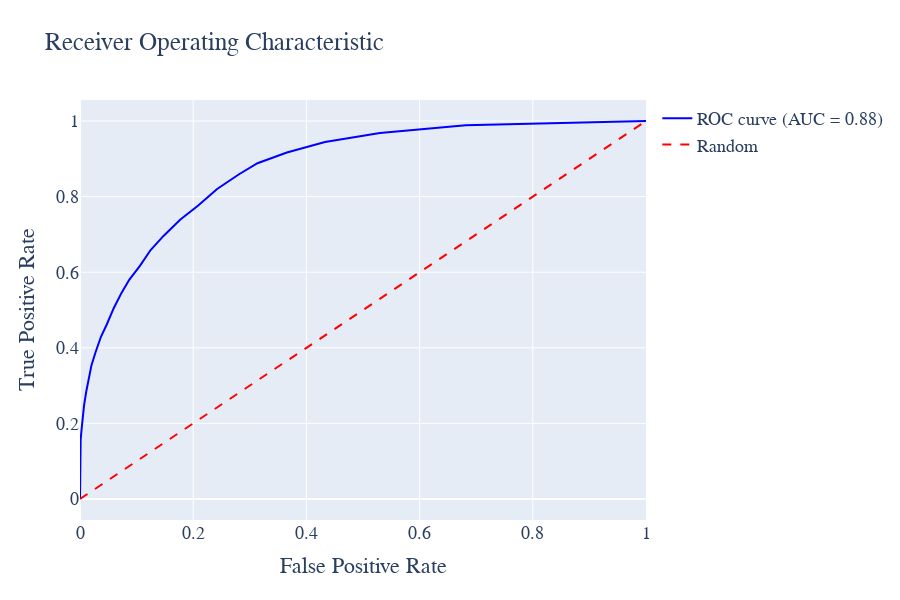

Notebook code cell kept with this figure:
### Code cell
import plotly.graph_objects as go
from sklearn.metrics import roc_curve, auc

# 计算ROC曲线
roc_auc = auc(fpr, tpr)

# 创建布局
layout = go.Layout(
    title='Receiver Operating Characteristic',
    xaxis=dict(title='False Positive Rate'),
    yaxis=dict(title='True Positive Rate'),
    hovermode='closest',
    width=900, height=600,
    font=dict(family='Times New Roman', size=18)
)

# 创建ROC曲线图形
roc_trace = go.Scatter(
    x=fpr,
    y=tpr,
    mode='lines',
    line=dict(color='blue', width=2),
    name='ROC curve (AUC = %0.2f)' % roc_auc
)

# 创建对角线图形
diagonal_trace = go.Scatter(
    x=[0, 1],
    y=[0, 1],
    mode='lines',
    line=dict(color='red', width=2, dash='dash'),
    name='Random'
)

# 创建图表数据
data = [roc_trace, diagonal_trace]

# 创建图表
fig = go.Figure(data=data, layout=layout)

fig.write_html('Show/4_5_2.html')

# 显示图表
fig.show()

### Figure 1 — Plotly figure (JSON) as saved in the notebook; plotly's stock layout.template omitted (floating-point values rounded to 4 significant figures)
{"data": [{"line": {"color": "blue", "width": 2}, "mode": "lines", "name": "ROC curve (AUC = 0.88)", "type": "scatter", "x": [0, 0.0002681, 0.0006256, 0.001162, 0.002592, 0.004558, 0.007149, 0.01099, 0.01546, 0.02029, 0.02761, 0.037, 0.04727, 0.05979, 0.07355, 0.08695, 0.1062, 0.1248, 0.1475, 0.1769, 0.2088, 0.2423, 0.2811, 0.3136, 0.3655, 0.4329, 0.5299, 0.6814, 1], "y": [0, 0.0973, 0.1297, 0.1565, 0.1814, 0.2132, 0.2478, 0.2838, 0.3192, 0.3541, 0.3889, 0.4292, 0.4616, 0.5054, 0.5459, 0.5797, 0.6173, 0.6586, 0.6959, 0.7386, 0.7765, 0.8203, 0.8592, 0.8884, 0.9168, 0.9443, 0.9684, 0.9889, 1]}, {"line": {"color": "red", "dash": "dash", "width": 2}, "mode": "lines", "name": "Random", "type": "scatter", "x": [0, 1], "y": [0, 1]}], "layout": {"font": {"family": "Times New Roman", "size": 18}, "height": 600, "hovermode": "closest", "title": {"text": "Receiver Operating Characteristic"}, "width": 900, "xaxis": {"title": {"text": "False Positive Rate"}}, "yaxis": {"title": {"text": "True Positive Rate"}}}}
